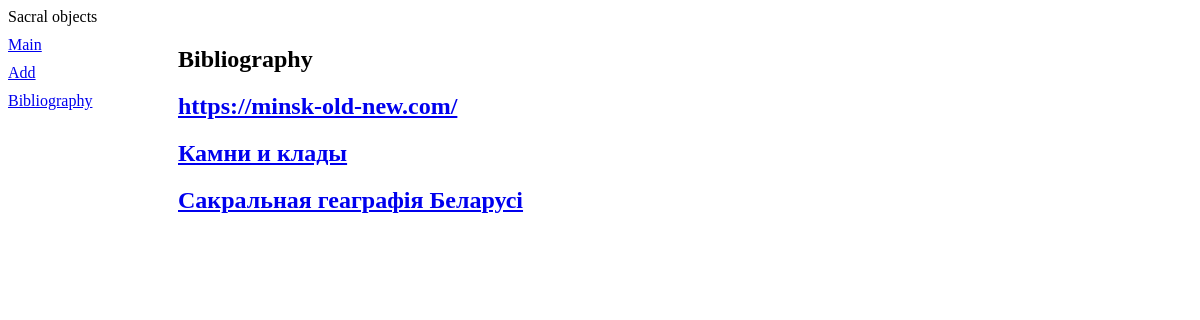
Page /volumbf/mentions/ on the earlier database version.
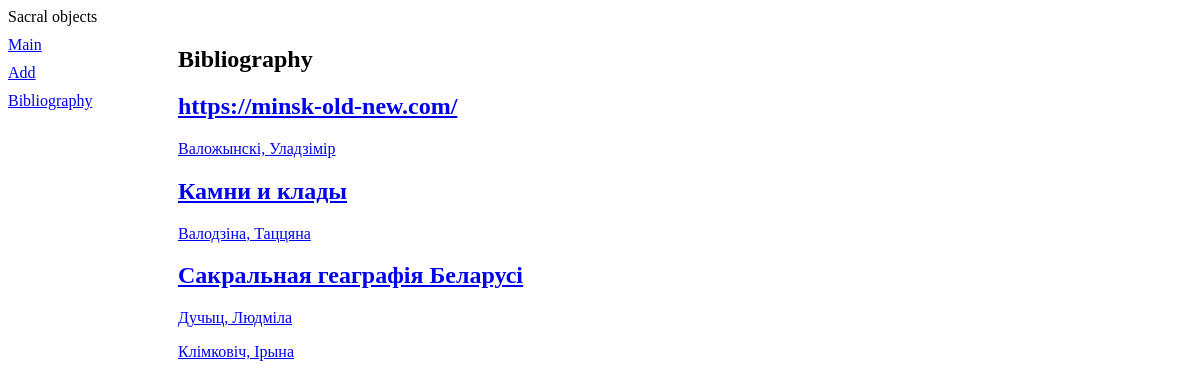
Same page on the later database version.
### volumbf/models.py (models this page shows)
class Mentions(models.Model):
    work = models.TextField(verbose_name='Праца')
    year = models.PositiveIntegerField(blank=True, null=True)
    sacral_objects = models.ManyToManyField(Stones, related_name='mentions', verbose_name='Сакральны аб\'ект')
    def __str__(self):
        return self.work
    class Meta:
        verbose_name_plural = 'Узгадкі'
        verbose_name = 'Узгадка'
        ordering = ['work']

class Authors(models.Model):
    author = models.CharField(max_length=50, verbose_name='Аўтар')
    publications = models.ManyToManyField(Mentions, related_name='authors', verbose_name='Аўтары')
    def __str__(self):
        return self.author
    class Meta:
        verbose_name_plural = 'Аўтары'
        verbose_name = 'Аўтар'
        ordering = ['author']

### volumbf/views.py (the view)
# urls.py: path('mentions/', bibliography, name='bibliography'),
def bibliography(request):
    works = Mentions.objects.all()
    for work in works:
        work.writers = Authors.objects.filter(publications__in=[work])
    return render(request, 'volumbf/bibliography.html', {'works': works, 'work.writers': work.writers})

### volumbf/templates/volumbf/bibliography.html
{% extends "layout/basic.html" %}
{% block content %}
<h1>Bibliography</h1>
{% for work in works %}
	<div>
		<h2><a href="{% url 'work_detail' work.pk %}">{{ work }}</a></h2>
		{% for writer in work.writers %}
   			<p><a href="{% url 'author_detail' writer.pk %}">{{ writer }}</a></p>
		{% endfor %}
   	</div>
{% endfor %}
{% endblock %}

### volumbf/templates/layout/basic.html (shortened to what this page needs)
{% load static %}
<!DOCTYPE html>
<html>
	<head>
		<link rel="stylesheet" type="text/css"
		href="{% static 'volumbf/style.css' %}">
	</head>
	<body>
		<header>
			<hl>Sacral objects</hl>
		</header>
		<nav>
			<a href="{% url 'index' %}">Main</a>
			<a href="{% url 'add' %}">Add</a>
			<a href="{% url 'bibliography' %}">Bibliography</a>
		</nav>
		<section>
		{% block content %}
		{% endblock %}
		</section>
	</body>
</html>

### volumbf/static/volumbf/style.css (style rules this page uses)
nav { front-size: 16pt; width: 150px; float: left; }
nav a { display: block; margin: 10px 0px; }
section { margin-left: 170px; }

Differences in the rows shown:
added Authors: author "Валожынскі, Уладзімір", shown under Mentions "https://minsk-old-new.com/"
added Authors: author "Валодзіна, Таццяна", shown under Mentions "Камни и клады"
added Authors: author "Дучыц, Людміла", shown under Mentions "Сакральная геаграфія Беларусі"
added Authors: author "Клімковіч, Ірына", shown under Mentions "Сакральная геаграфія Беларусі"
